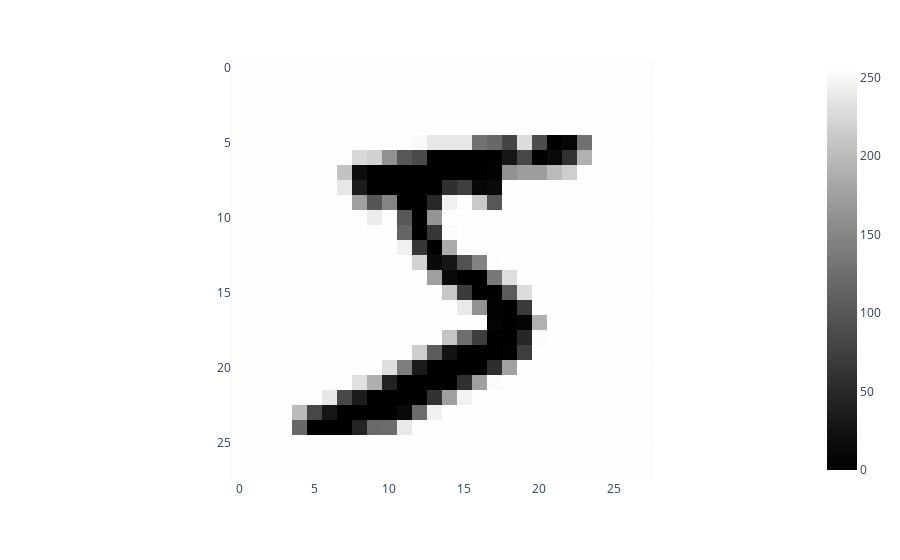

Notebook cell for this chart:
### Markdown cell above
Look at images

### Code cell
img_rgb = np.array([[[255, 0, 0], [0, 255, 0], [0, 0, 255]],
                    [[0, 255, 0], [0, 0, 255], [255, 0, 0]]
                   ], dtype=np.uint8)
img = 255 - train_loader.dataset.data[0]
fig = px.imshow(img)
layout = px.imshow(img, color_continuous_scale='gray').layout
fig.layout.coloraxis = layout.coloraxis
fig.show()

### Figure 1 — Plotly figure (JSON) as saved in the notebook; plotly's stock layout.template omitted (floating-point values rounded to 4 significant figures; data arrays with more than 128 entries replaced by an {"elided": "..."} marker saying what was removed)
{"data": [{"coloraxis": "coloraxis", "hovertemplate": "x: %{x}<br>y: %{y}<br>color: %{z}<extra></extra>", "name": "0", "type": "heatmap", "xaxis": "x", "yaxis": "y", "z": {"elided": "28x28 int values"}}], "layout": {"coloraxis": {"colorscale": [[0, "rgb(0, 0, 0)"], [0.09091, "rgb(16, 16, 16)"], [0.1818, "rgb(38, 38, 38)"], [0.2727, "rgb(59, 59, 59)"], [0.3636, "rgb(81, 80, 80)"], [0.4545, "rgb(102, 101, 101)"], [0.5455, "rgb(124, 123, 122)"], [0.6364, "rgb(146, 146, 145)"], [0.7273, "rgb(171, 171, 170)"], [0.8182, "rgb(197, 197, 195)"], [0.9091, "rgb(224, 224, 223)"], [1, "rgb(254, 254, 253)"]]}, "margin": {"t": 60}, "xaxis": {"anchor": "y", "constrain": "domain", "domain": [0, 1], "scaleanchor": "y"}, "yaxis": {"anchor": "x", "autorange": "reversed", "constrain": "domain", "domain": [0, 1]}}}
